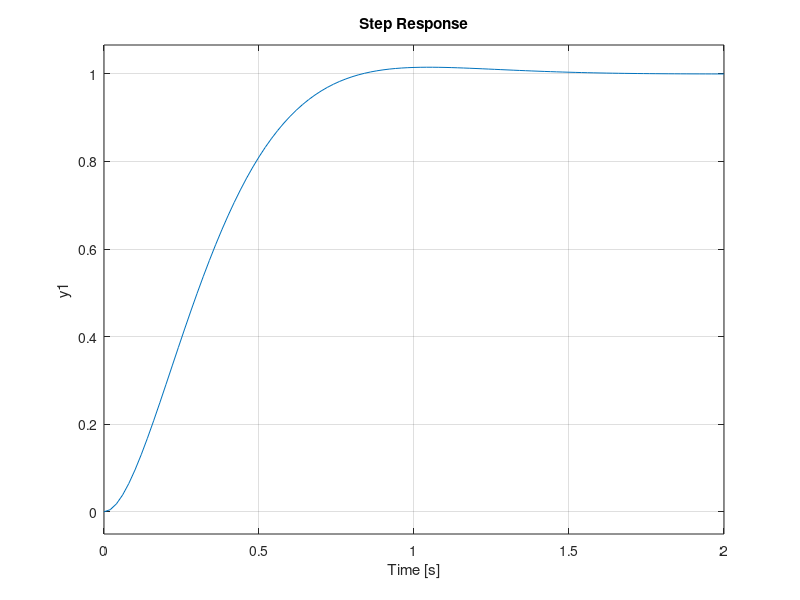

Write the MATLAB code that produced this figure.
% G(s) = 25/s^2 + 8s + 25

% (a) Damping ratio
% (b) Rise time
% (c) Peak time
% (d) Percentage overshoot
% (e) Settling time
clc
clear all

n = [25]
d = [1 8 25]

g = tf(n, d)
step(g)

Wn = sqrt(n(1))
Z = d(2)/(2*Wn)
Wd = Wn*sqrt(1 - Z*Z)

t = 0:0.001:5
[y, t] = step(g, t)

% Rise time = time to rise to 0 - 100 % for underdamped and 10 - 90% for
% overdamped systems

rise_time_theoretical = (pi - acos(Z))/Wd

r = 1
while y(r) <= 1.001
    r = r + 1
end
rise_time = (r - 1) * 0.001

% Peak time = time to reach peak of the response
peak_time_theoretical = pi/Wd
[ymax, i] = max(y)
peak_time = (i - 1) * 0.001

% Percentage overshoot theoreticak
percentage_overshoot_theoretical = exp((-pi * Z)/(sqrt(1 - Z*Z))) * 100
percentage_overshoot = (ymax - 1) * 100

s = size(t)
s = s(1)

while (y(s) >= 0.98 && y(s) < 1.02)
    s = s -1 
end

settling_time_theoretical = 3/(Z*Wn)
settling_time = (s - 1)*0.001